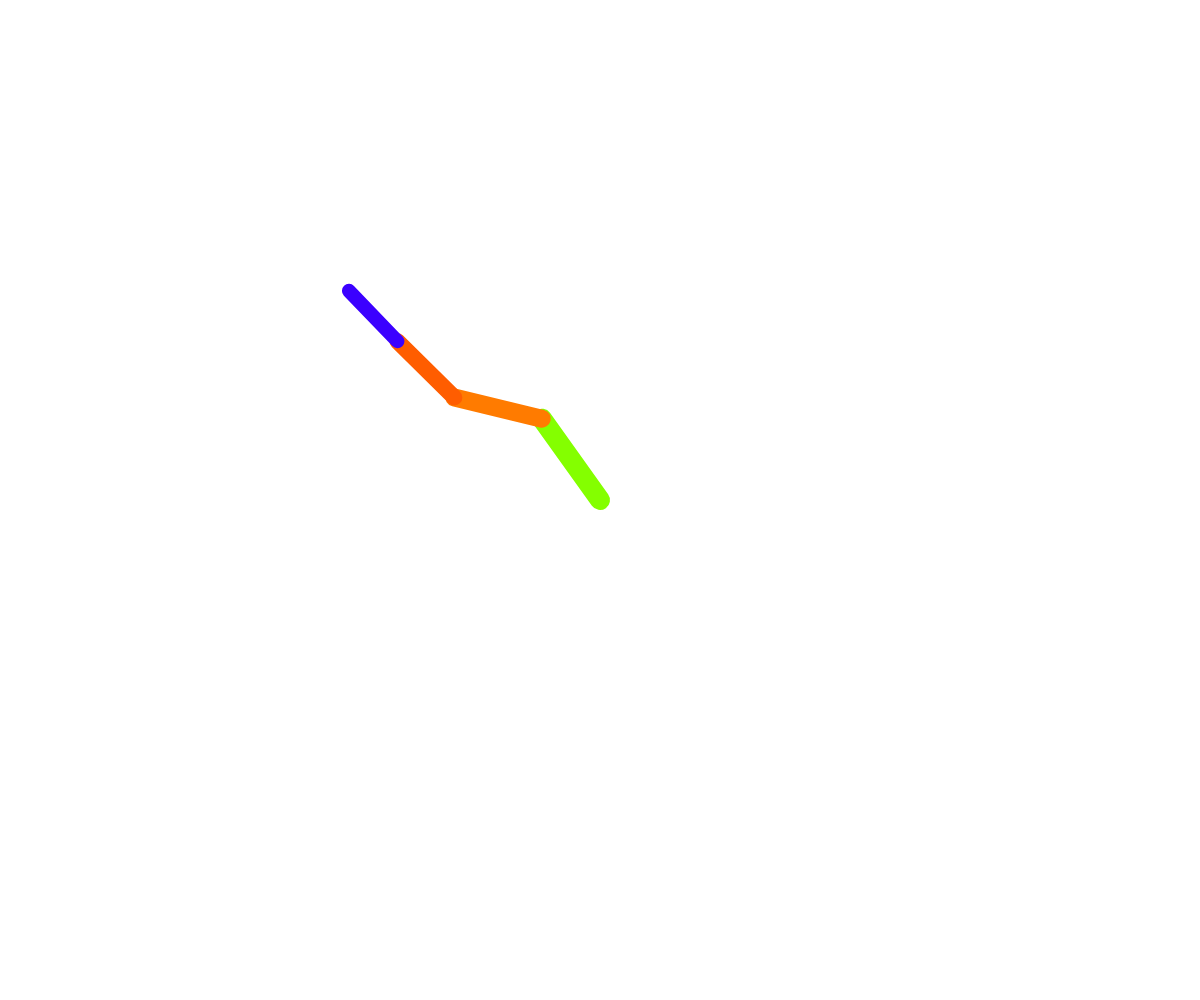
Frame 1 (no input)
Frame 60 (no input): identical to frame 1, image omitted
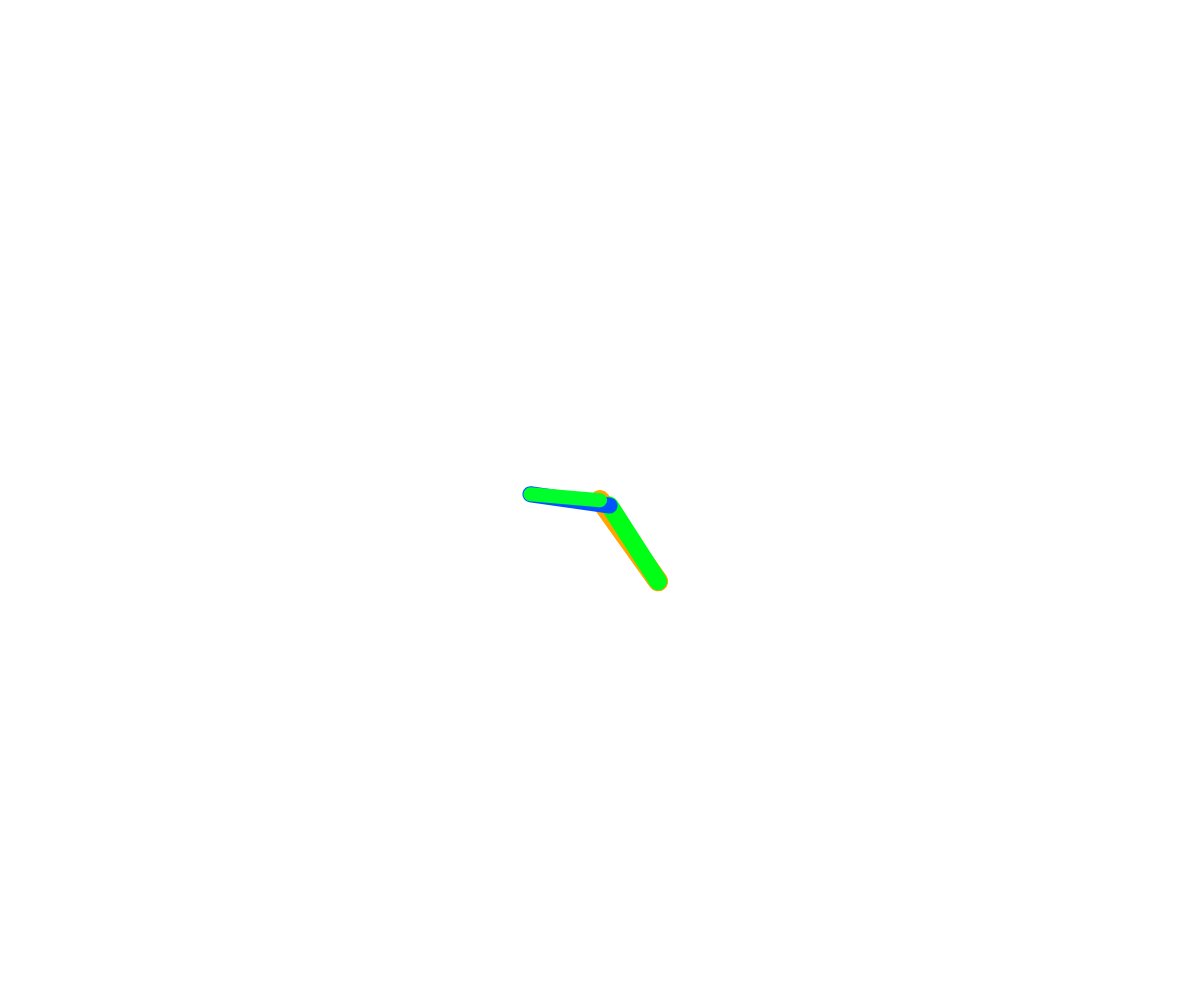
Frame 120 (the mouse pressed at the canvas centre since frame 60)

The p5.js sketch that drew these frames (run headless with seeded random() and noise() and a simulated clock; from frame 60 on, the mouse is pressed at the canvas centre):

// p5.js sketch
// ── sketch.js
function setup() {
  createCanvas(windowWidth, windowHeight);
}

function draw() {
  background(0);
}

let chain = null;

function setup() {
  createCanvas(windowWidth, windowHeight);
  chain = new Bone(width / 2, height / 2, 0, 100,
    new Bone(100, 0, 0, 90,
      new Bone(90, 0, 0, 80,
        new Bone(80, 0, 0, 70)
      )
    ) 
  );
  chain.updateIK([300, 50]);
}

function windowResized() {
    resizeCanvas(windowWidth, windowHeight);
}

function draw() {
  clear();
  chain.draw();
}

function mouseMoved() {
  for (let i = 0; i < 5; i++) {
    chain.updateIK([mouseX, mouseY]);
  }
}

// convenience methods for transforming points
// because P5.js doesn't have matrix classes :'(
function rotatePoint(point, angle) {
  const [x, y] = point;
  return [
    x*Math.cos(angle) - y*Math.sin(angle),
    x*Math.sin(angle) + y*Math.cos(angle)
  ];
}

function translatePoint(point, h, v) {
  const [x, y] = point;
  return [x+h, y+v];
}

function angle(point) {
  const [x, y] = point;
  return Math.atan2(y, x);
}
// ── bone.js
class Bone {
  constructor(x, y, angle, length, child) {
    this.x = x;
    this.y = y;
    this.length = length;
    this.angle = angle;
    this.child = child;
  }

  draw() {
    push();
    translate(this.x, this.y);
    rotate(this.angle);
    strokeWeight(this.length / 5);
    
    colorMode(HSB);
    let clr = color(map(abs(this.angle % (2*PI)), 0, 2*PI, 0, 255), 255, 255);
    colorMode(RGB);
    
    stroke(clr);
    line(0, 0, this.length, 0);
    this.child && this.child.draw();
    pop();
  }

  // takes in: a target point in the parent coordinate space
  // returns:  the endpoint of the chain, in that same parent
  //           coordinate space
  updateIK(target) {
    // convert from parent to local coordinates
    const localTarget = rotatePoint(translatePoint(target, -this.x, -this.y), -this.angle);

    let endPoint;
    if (this.child) {
      endPoint = this.child.updateIK(localTarget);
    } else {
      // base case:  the end point is the end of the current bone
      endPoint = [this.length, 0];
    }

    // point towards the endpoint
    const shiftAngle = angle(localTarget) - angle(endPoint);
    this.angle += shiftAngle;

    // convert back to parent coordinate space
    return translatePoint(rotatePoint(endPoint, this.angle), this.x, this.y);
  }
}
